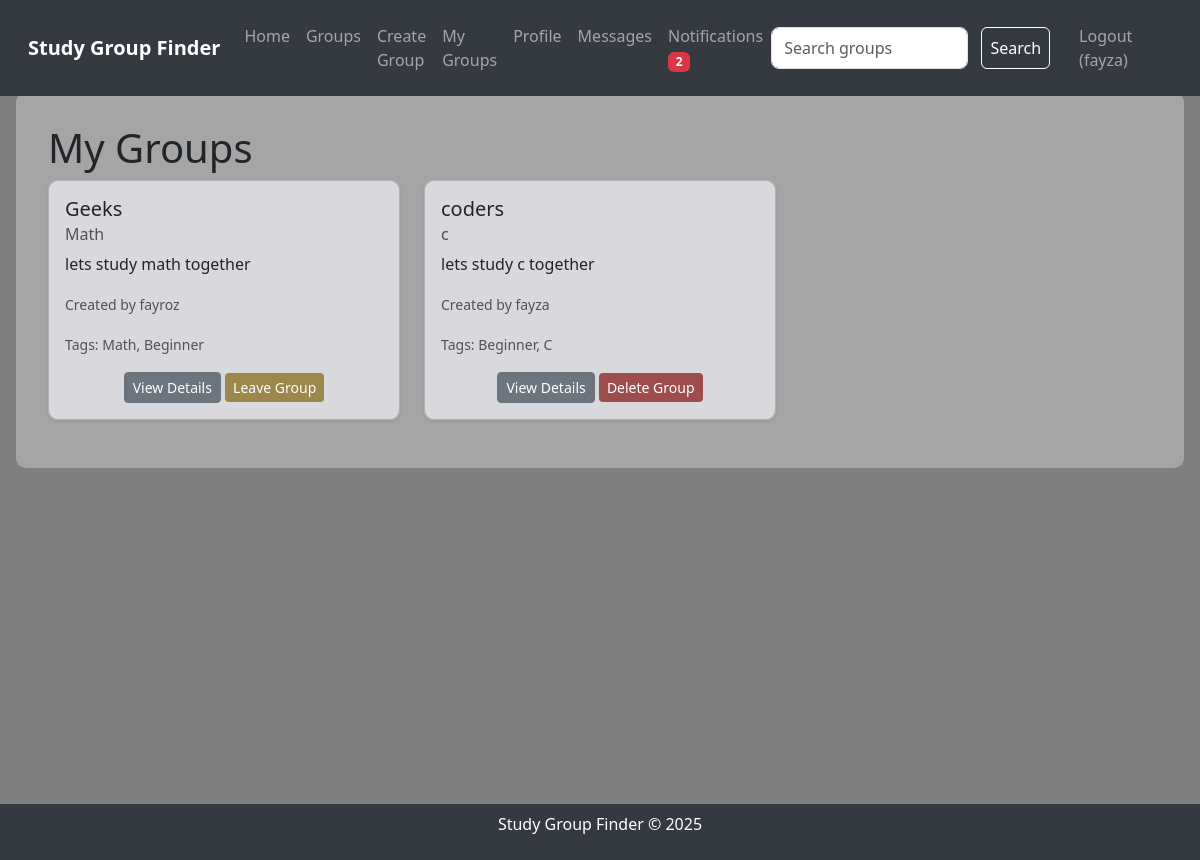
The app's page /my_groups (signed in) with its own data.
### tables this page shows
CREATE TABLE users
                 (id INTEGER PRIMARY KEY AUTOINCREMENT,
                  username TEXT UNIQUE NOT NULL,
                  password TEXT NOT NULL,
                  bio TEXT,
                  interests TEXT);

CREATE TABLE groups
                 (id INTEGER PRIMARY KEY AUTOINCREMENT,
                  name TEXT NOT NULL,
                  subject TEXT NOT NULL,
                  description TEXT,
                  creator_id INTEGER,
                  FOREIGN KEY (creator_id) REFERENCES users(id));

CREATE TABLE tags
                 (id INTEGER PRIMARY KEY AUTOINCREMENT,
                  name TEXT NOT NULL UNIQUE);

### app.py (the view)
@app.route('/my_groups')
def my_groups():
    if 'user_id' not in session:
        flash('Please log in to view your groups.', 'danger')
        return redirect(url_for('login'))
    conn = sqlite3.connect('study_groups.db')
    c = conn.cursor()
    c.execute("SELECT groups.id, groups.name, groups.subject, groups.description, users.username "
              "FROM groups JOIN users ON groups.creator_id = users.id "
              "JOIN group_members ON groups.id = group_members.group_id "
              "WHERE group_members.user_id = ?", (session['user_id'],))
    groups = c.fetchall()
    tags_dict = {}
    for group in groups:
        c.execute("SELECT tags.name FROM tags JOIN group_tags ON tags.id = group_tags.tag_id WHERE group_tags.group_id = ?", (group[0],))
        tags_dict[group[0]] = c.fetchall()
    try:
        c.execute("SELECT COUNT(*) FROM notifications WHERE user_id = ? AND read = FALSE",
                  (session['user_id'],))
        notification_count = c.fetchone()[0]
    except sqlite3.OperationalError:
        init_db()
        notification_count = 0
    conn.close()
    return render_template('my_groups.html', groups=groups, tags_dict=tags_dict, notification_count=notification_count)

### app.py (called while the page is built)
@app.after_request
def add_header(response):
    response.headers["Cache-Control"] = "no-cache, no-store, must-revalidate"
    response.headers["Pragma"] = "no-cache"
    response.headers["Expires"] = "0"
    return response

@app.after_request
def add_header(response):
    response.headers["Cache-Control"] = "no-cache, no-store, must-revalidate"
    response.headers["Pragma"] = "no-cache"
    response.headers["Expires"] = "0"
    return response

### templates/my_groups.html (shortened to what this page needs)
{% extends "layout.html" %}
{% block content %}
    <div class="page-content">
        <h1>My Groups</h1>
        {% if groups %}
            <div class="row">
                {% for group in groups %}
                    <div class="col-md-4 mb-3">
                        <div class="card group-card shadow-sm">
                            <div class="card-body">
                                <h5 class="card-title">{{ group[1] }}</h5>
                                <h6 class="card-subtitle mb-2 text-muted">{{ group[2] }}</h6>
                                <p class="card-text">{{ group[3] }}</p>
                                <p class="card-text"><small class="text-muted">Created by {{ group[4] }}</small></p>
                                <p class="card-text"><small class="text-muted">Tags:
                                    {% set group_id = group[0] %}
                                    {% for tag in (tags_dict[group_id] if group_id in tags_dict else []) %}
                                        {{ tag[0] }}{% if not loop.last %}, {% endif %}
                                    {% endfor %}
                                </small></p>
                                <div class="text-center">
                                    <a href="{{ url_for('group_details', group_id=group[0]) }}" class="btn btn-secondary btn-sm">View Details</a>
                                    {% if session.username == group[4] %}
                                        <a href="{{ url_for('delete_group', group_id=group[0]) }}" class="btn btn-danger btn-sm" onclick="return confirm('Are you sure you want to delete this group?')">Delete Group</a>
                                    {% else %}
                                        <a href="{{ url_for('leave_group', group_id=group[0]) }}" class="btn btn-warning btn-sm" onclick="return confirm('Are you sure you want to leave this group?')">Leave Group</a>
                                    {% endif %}
                                </div>
                            </div>
                        </div>
                    </div>
                {% endfor %}
            </div>
        {% else %}
            <p>You haven't joined any groups yet. <a href="{{ url_for('groups') }}">Join one</a> or <a href="{{ url_for('create_group') }}">create your own</a>!</p>
        {% endif %}
    </div>
{% endblock %}

### templates/layout.html (shortened to what this page needs)
<!DOCTYPE html>
<html lang="en">
<head>
    <link href="https://cdn.jsdelivr.net/npm/bootstrap@5.3.0/dist/css/bootstrap.min.css" rel="stylesheet">
    <link rel="stylesheet" href="{{ url_for('static', filename='styles.css') }}">
</head>
<body>
    <nav class="navbar navbar-expand-lg navbar-dark">
        <div class="container-fluid">
            <a class="navbar-brand" href="{{ url_for('index') }}">Study Group Finder</a>
            <div class="collapse navbar-collapse" id="navbarNav">
                <ul class="navbar-nav me-auto">
                    <li class="nav-item">
                        <a class="nav-link" href="{{ url_for('index') }}">Home</a>
                    </li>
                    <li class="nav-item">
                        <a class="nav-link" href="{{ url_for('groups') }}">Groups</a>
                    </li>
                    {% if session.user_id %}
                        <li class="nav-item">
                            <a class="nav-link" href="{{ url_for('create_group') }}">Create Group</a>
                        </li>
                        <li class="nav-item">
                            <a class="nav-link" href="{{ url_for('my_groups') }}">My Groups</a>
                        </li>
                        <li class="nav-item">
                            <a class="nav-link" href="{{ url_for('profile') }}">Profile</a>
                        </li>
                        <li class="nav-item">
                            <a class="nav-link" href="{{ url_for('messages') }}">Messages</a>
                        </li>
                        <li class="nav-item">
                            <a class="nav-link" href="{{ url_for('notifications') }}">
                                Notifications
                                {% if notification_count > 0 %}
                                    <span class="badge bg-danger">{{ notification_count }}</span>
                                {% endif %}
                            </a>
                        </li>
                    {% endif %}
                </ul>
                <form class="d-flex" action="{{ url_for('search_groups') }}" method="post">
                    <input class="form-control me-2" type="search" placeholder="Search groups" aria-label="Search" name="search_query">
                    <button class="btn btn-outline-light" type="submit">Search</button>
                </form>
                <ul class="navbar-nav ms-3">
                    {% if session.user_id %}
                        <li class="nav-item">
                            <a class="nav-link" href="{{ url_for('logout') }}">Logout ({{ session.username }})</a>
                        </li>
                    {% endif %}
                </ul>
            </div>
        </div>
    </nav>
    <div class="content-wrapper">
        {% block content %}{% endblock %}
    </div>
    <footer class="footer">
        <p>Study Group Finder © 2025</p>
    </footer>
</body>
</html>

### static/styles.css (style rules this page uses)
body { background-image: url('/static/background.jpg'); background-size: cover; background-position: center; background-blend-mode: overlay; background-color: rgba(0, 0, 0, 0.5); min-height: 100vh; margin: 0; padding: 0; }
.navbar-brand { font-weight: bold; }
.navbar { background-color: #343a40; padding: 1rem; position: fixed; top: 0; width: 100%; z-index: 1000; }
.content-wrapper { margin-top: 60px; min-height: calc(100vh - 120px); padding: 2rem 1rem; }
.page-content { backdrop-filter: blur(5px); background-color: rgba(255, 255, 255, 0.3); border-radius: 10px; padding: 2rem; max-width: 1200px; margin: 0 auto; }
.card { background-color: rgba(231, 229, 236, 0.8); border-radius: 10px; box-shadow: 0 4px 8px rgba(0, 0, 0, 0.1); transition: transform 0.2s; }
.form-control { border-radius: 8px; }
.footer { text-align: center; padding: 0.5rem; background-color: #343a40; color: white; position: fixed; bottom: 0; width: 100%; }
.btn-outline-light { color: #ffffff; border-color: #ffffff; padding: 0.5rem; margin: 0 5px; }
.btn-warning { color: #ffffff; background-color: #9e874d; border: none; }
.btn-danger { background-color: #9e4d4d; border: none; }

### records on screen
users: username "fayza"
groups: name "Geeks", subject "Math", description "lets study math together", username "fayroz"
tags: name "Math"
tags: name "Beginner"
groups: name "coders", subject "c", description "lets study c together", username "fayza"
tags: name "C"

### other values on screen
{{ notification_count }} "2"
